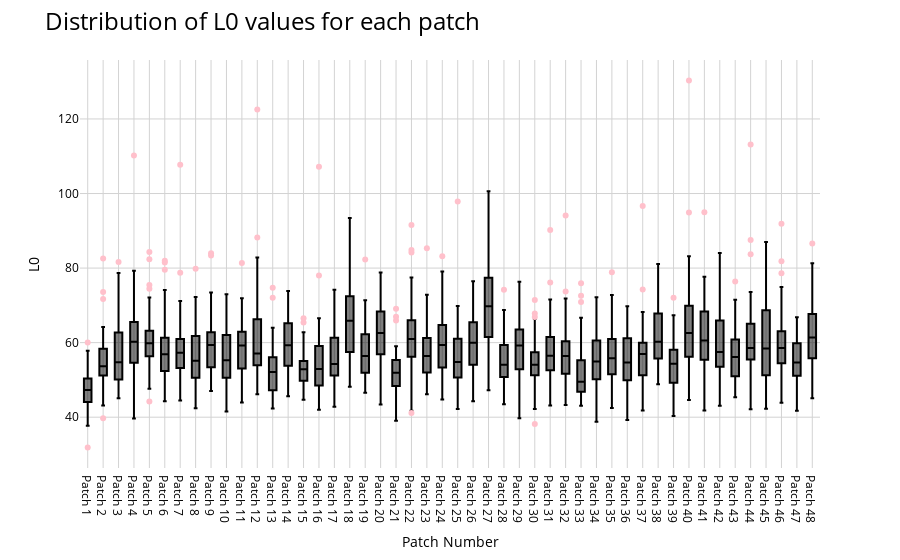

The code cell stored with this chart in its notebook:
### Code cell
# Create a box plot to show the distribution of L0 values for each patch
all_l0_per_patch_flat = all_l0_per_patch.T
box_fig = px.box(data_frame=pd.DataFrame(all_l0_per_patch_flat, columns=[f'Patch {i+1}' for i in range(all_l0_per_patch_flat.shape[1])]))
box_fig.update_traces(marker=dict(color='#FFC0CB'), line=dict(color='black'))
box_fig.update_layout(
    title='Distribution of L0 values for each patch',
    xaxis_title='Patch Number',
    yaxis_title='L0',
    xaxis=dict(
        tickmode='linear',
        tickvals=list(range(1, all_l0_per_patch_flat.shape[1] + 1)),
        ticktext=[f'Patch {i+1}' for i in range(all_l0_per_patch_flat.shape[1])],
        gridcolor='lightgrey',
        zerolinecolor='black'
    ),
    yaxis=dict(gridcolor='lightgrey', zerolinecolor='black'),
    plot_bgcolor='white',
    paper_bgcolor='white',
    font=dict(color='black'),
    title_font=dict(size=24, color='black')
)
box_fig.show()

### Figure 1 — Plotly figure (JSON) as saved in the notebook; plotly's stock layout.template omitted (floating-point values rounded to 4 significant figures; data arrays with more than 128 entries replaced by an {"elided": "..."} marker saying what was removed)
{"data": [{"alignmentgroup": "True", "hovertemplate": "variable=%{x}<br>value=%{y}<extra></extra>", "legendgroup": "", "line": {"color": "black"}, "marker": {"color": "#FFC0CB"}, "name": "", "notched": false, "offsetgroup": "", "orientation": "v", "showlegend": false, "type": "box", "x": {"elided": "2400 str values"}, "x0": " ", "xaxis": "x", "y": {"elided": "2400 float values"}, "y0": " ", "yaxis": "y"}], "layout": {"boxmode": "group", "font": {"color": "black"}, "legend": {"tracegroupgap": 0}, "margin": {"t": 60}, "paper_bgcolor": "white", "plot_bgcolor": "white", "title": {"font": {"color": "black", "size": 24}, "text": "Distribution of L0 values for each patch"}, "xaxis": {"anchor": "y", "domain": [0, 1], "gridcolor": "lightgrey", "tickmode": "linear", "ticktext": ["Patch 1", "Patch 2", "Patch 3", "Patch 4", "Patch 5", "Patch 6", "Patch 7", "Patch 8", "Patch 9", "Patch 10", "Patch 11", "Patch 12", "Patch 13", "Patch 14", "Patch 15", "Patch 16", "Patch 17", "Patch 18", "Patch 19", "Patch 20", "Patch 21", "Patch 22", "Patch 23", "Patch 24", "Patch 25", "Patch 26", "Patch 27", "Patch 28", "Patch 29", "Patch 30", "Patch 31", "Patch 32", "Patch 33", "Patch 34", "Patch 35", "Patch 36", "Patch 37", "Patch 38", "Patch 39", "Patch 40", "Patch 41", "Patch 42", "Patch 43", "Patch 44", "Patch 45", "Patch 46", "Patch 47", "Patch 48"], "tickvals": [1, 2, 3, 4, 5, 6, 7, 8, 9, 10, 11, 12, 13, 14, 15, 16, 17, 18, 19, 20, 21, 22, 23, 24, 25, 26, 27, 28, 29, 30, 31, 32, 33, 34, 35, 36, 37, 38, 39, 40, 41, 42, 43, 44, 45, 46, 47, 48], "title": {"text": "Patch Number"}, "zerolinecolor": "black"}, "yaxis": {"anchor": "x", "domain": [0, 1], "gridcolor": "lightgrey", "title": {"text": "L0"}, "zerolinecolor": "black"}}}
